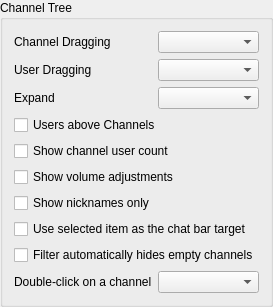
    <widget class="QGroupBox" name="qgbChannel">
     <property name="title">
      <string>Channel Tree</string>
     </property>
     <layout class="QGridLayout" name="gridLayout_2" columnstretch="0,0">
      <item row="8" column="0" colspan="2">
       <widget class="QCheckBox" name="qcbFilterHidesEmptyChannels">
        <property name="text">
         <string>Filter automatically hides empty channels</string>
        </property>
       </widget>
      </item>
      <item row="9" column="0">
       <widget class="QLabel" name="qliChannelDoubleClick">
        <property name="text">
         <string>Double-click on a channel</string>
        </property>
        <property name="buddy">
         <cstring>qcbChannelDoubleClick</cstring>
        </property>
       </widget>
      </item>
      <item row="9" column="1">
       <widget class="MUComboBox" name="qcbChannelDoubleClick">
        <property name="toolTip">
         <string>What double-clicking a channel in the channel tree does.</string>
        </property>
        <property name="whatsThis">
         <string>This sets what a double-click on a channel does; it can be used to prevent joining a channel by accident. &lt;i&gt;Ask before joining&lt;/i&gt; asks you to confirm first. &lt;i&gt;Join immediately&lt;/i&gt; joins without asking. &lt;i&gt;Do nothing&lt;/i&gt; ignores double-clicks; join with the channel's context menu, by dragging yourself onto it, or by selecting it and pressing Enter.</string>
        </property>
        <property name="accessibleName">
         <string>Channel double-click action</string>
        </property>
       </widget>
      </item>
      <item row="2" column="1">
       <widget class="MUComboBox" name="qcbExpand">
        <property name="toolTip">
         <string>When to automatically expand channels</string>
        </property>
        <property name="whatsThis">
         <string>This sets which channels to automatically expand. &lt;i&gt;None&lt;/i&gt; and &lt;i&gt;All&lt;/i&gt; will expand no or all channels, while &lt;i&gt;Only with users&lt;/i&gt; will expand and collapse channels as users join and leave them.</string>
        </property>
        <property name="accessibleName">
         <string>Channel expand mode</string>
        </property>
       </widget>
      </item>
      <item row="1" column="1">
       <widget class="MUComboBox" name="qcbUserDrag">
        <property name="toolTip">
         <string>This changes the behavior when moving users.</string>
        </property>
        <property name="whatsThis">
         <string>This sets the behavior of user drags; it can be used to prevent accidental dragging. &lt;i&gt;Move&lt;/i&gt; moves the user without prompting. &lt;i&gt;Do Nothing&lt;/i&gt; does nothing and prints an error message. &lt;i&gt;Ask&lt;/i&gt; uses a message box to confirm if you really wanted to move the user.</string>
        </property>
        <property name="accessibleName">
         <string>User dragging mode</string>
        </property>
       </widget>
      </item>
      <item row="1" column="0">
       <widget class="QLabel" name="qliUserDrag">
        <property name="text">
         <string>User Dragging</string>
        </property>
        <property name="buddy">
         <cstring>qcbUserDrag</cstring>
        </property>
       </widget>
      </item>
      <item row="0" column="0">
       <widget class="QLabel" name="qliChannelDrag">
        <property name="text">
         <string>Channel Dragging</string>
        </property>
        <property name="buddy">
         <cstring>qcbChannelDrag</cstring>
        </property>
       </widget>
      </item>
      <item row="7" column="0" colspan="2">
       <widget class="QCheckBox" name="qcbChatBarUseSelection">
        <property name="text">
         <string>Use selected item as the chat bar target</string>
        </property>
       </widget>
      </item>
      <item row="2" column="0">
       <widget class="QLabel" name="qliExpand">
        <property name="text">
         <string>Expand</string>
        </property>
        <property name="buddy">
         <cstring>qcbExpand</cstring>
        </property>
       </widget>
      </item>
      <item row="4" column="0" colspan="2">
       <widget class="QCheckBox" name="qcbShowUserCount">
        <property name="toolTip">
         <string>Show number of users in each channel</string>
        </property>
        <property name="text">
         <string>Show channel user count</string>
        </property>
       </widget>
      </item>
      <item row="0" column="1">
       <widget class="MUComboBox" name="qcbChannelDrag">
        <property name="toolTip">
         <string>This changes the behavior when moving channels.</string>
        </property>
        <property name="whatsThis">
         <string>This sets the behavior of channel drags; it can be used to prevent accidental dragging. &lt;i&gt;Move&lt;/i&gt; moves the channel without prompting. &lt;i&gt;Do Nothing&lt;/i&gt; does nothing and prints an error message. &lt;i&gt;Ask&lt;/i&gt; uses a message box to confirm if you really wanted to move the channel.</string>
        </property>
        <property name="accessibleName">
         <string>Channel dragging mode</string>
        </property>
       </widget>
      </item>
      <item row="3" column="0" colspan="2">
       <widget class="QCheckBox" name="qcbUsersTop">
        <property name="toolTip">
         <string>List users above subchannels (requires restart).</string>
        </property>
        <property name="whatsThis">
         <string>&lt;b&gt;If set, users will be shown above subchannels in the channel view.&lt;/b&gt;&lt;br /&gt;A restart of Mumble is required to see the change.</string>
        </property>
        <property name="text">
         <string>Users above Channels</string>
        </property>
       </widget>
      </item>
      <item row="5" column="0" colspan="2">
       <widget class="QCheckBox" name="qcbShowVolumeAdjustments">
        <property name="toolTip">
         <string>Show the local volume adjustment for each user (if any).</string>
        </property>
        <property name="text">
         <string>Show volume adjustments</string>
        </property>
       </widget>
      </item>
      <item row="6" column="0" colspan="2">
       <widget class="QCheckBox" name="qcbShowNicknamesOnly">
        <property name="toolTip">
         <string>Hide the username for each user if they have a nickname.</string>
        </property>
        <property name="text">
         <string>Show nicknames only</string>
        </property>
       </widget>
      </item>
     </layout>
    </widget>
